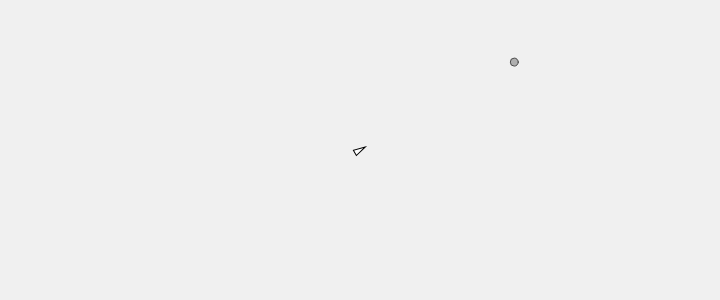
Frame 1 (no input)
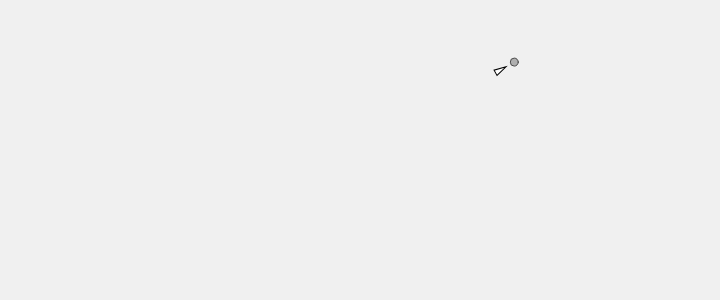
Frame 60 (no input)
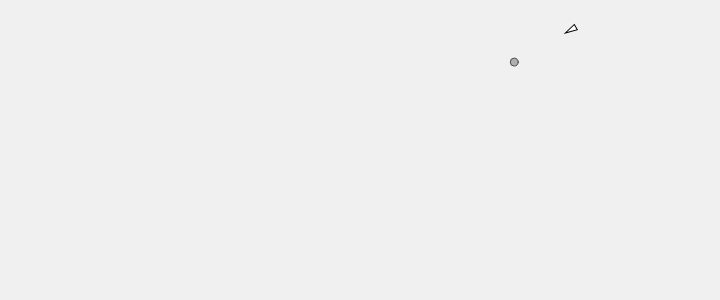
Frame 120 (the mouse pressed at the canvas centre since frame 60)

The p5.js sketch that drew these frames (run headless with seeded random() and noise() and a simulated clock; from frame 60 on, the mouse is pressed at the canvas centre):

// p5.js sketch
// ── sketch.js
/// <reference path="../../p5.global-mode.d.ts" />
class Vehicle {
    constructor(x = 0, y = 0, m = 1) {
        this.position = createVector(x, y);
        this.velocity = createVector(0, 0);
        this.acceleration = createVector(0, 0);
        this.mass = m;
        this.r = 3.0;
        this.maxspeed = 4;
        this.maxforce = 0.1;
    }
    // F=MA, A=F/M
    applyForce(force) {
        let a = p5.Vector.div(force, this.mass);
        this.acceleration.add(a);
    }
    update() {
        this.velocity.add(this.acceleration);
        this.velocity.limit(this.maxspeed);
        this.position.add(this.velocity);
        this.acceleration.mult(0);
    }
    // 追及操舵力
    seek(target) {
        // 必要な(desired)速度を求める。ただし最大速度で制限を掛ける。
        let desired = p5.Vector.sub(target, this.position);
        desired.normalize();
        desired.mult(this.maxspeed);
        // 操舵力=必要な速度-現在の速度
        // steeringForce = desiredVelocity - currentVelocity
        let steer = p5.Vector.sub(desired, this.velocity);
        steer.limit(this.maxforce);
        this.applyForce(steer);
    }
    display() {
        // 上向きに表示されるように90度回転
        let theta = this.velocity.heading() + PI / 2;
        push();
        translate(this.position.x, this.position.y);
        rotate(theta);
        beginShape();
        {
            let r = this.r;
            vertex(0, -r*2); // 0, -2
            vertex(-r, r*2); // -1, 2
            vertex(r, r*2); // 1, 2
        }
        endShape(CLOSE);
        pop();
    }
}
class Target {
    constructor(x = random(0, width), y = random(0, height), m = 1) {
        this.mass = m;
        this.position = createVector(x, y);
    }
    display() {
        push();
        translate(this.position.x, this.position.y);
        stroke(75);
        fill(175);
        ellipse(0, 0, this.mass*8, this.mass*8);
        pop();
    }
}
let vehicle;
let t;
function setup() {
    createCanvas(720, 300);   

    vehicle = new Vehicle(width/2, height/2);
    t = new Target();
}
function draw() {
    background(240);
    vehicle.seek(t.position);
    vehicle.update();
    vehicle.display();

    t.display();
}
